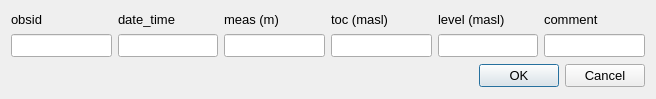
<?xml version="1.0" encoding="UTF-8"?>
<ui version="4.0">
 <class>TheDialog</class>
 <widget class="QDialog" name="the_dialog">
  <property name="windowModality">
   <enum>Qt::ApplicationModal</enum>
  </property>
  <property name="geometry">
   <rect>
    <x>0</x>
    <y>0</y>
    <width>656</width>
    <height>99</height>
   </rect>
  </property>
  <property name="sizePolicy">
   <sizepolicy hsizetype="Preferred" vsizetype="Preferred">
    <horstretch>0</horstretch>
    <verstretch>0</verstretch>
   </sizepolicy>
  </property>
  <property name="minimumSize">
   <size>
    <width>600</width>
    <height>0</height>
   </size>
  </property>
  <property name="maximumSize">
   <size>
    <width>16777215</width>
    <height>99</height>
   </size>
  </property>
  <property name="windowTitle">
   <string>Dialog</string>
  </property>
  <layout class="QGridLayout" name="grid_layout">
   <item row="0" column="0">
    <widget class="QLabel" name="label">
     <property name="sizePolicy">
      <sizepolicy hsizetype="Preferred" vsizetype="Fixed">
       <horstretch>0</horstretch>
       <verstretch>0</verstretch>
      </sizepolicy>
     </property>
     <property name="minimumSize">
      <size>
       <width>0</width>
       <height>0</height>
      </size>
     </property>
     <property name="maximumSize">
      <size>
       <width>16777215</width>
       <height>16777215</height>
      </size>
     </property>
     <property name="font">
      <font>
       <family>Arial</family>
       <pointsize>10</pointsize>
      </font>
     </property>
     <property name="text">
      <string>obsid</string>
     </property>
     <property name="alignment">
      <set>Qt::AlignBottom|Qt::AlignLeading|Qt::AlignLeft</set>
     </property>
    </widget>
   </item>
   <item row="0" column="1">
    <widget class="QLabel" name="label_2">
     <property name="sizePolicy">
      <sizepolicy hsizetype="Preferred" vsizetype="Fixed">
       <horstretch>0</horstretch>
       <verstretch>0</verstretch>
      </sizepolicy>
     </property>
     <property name="minimumSize">
      <size>
       <width>0</width>
       <height>0</height>
      </size>
     </property>
     <property name="maximumSize">
      <size>
       <width>16777215</width>
       <height>16777215</height>
      </size>
     </property>
     <property name="font">
      <font>
       <family>Arial</family>
       <pointsize>10</pointsize>
      </font>
     </property>
     <property name="text">
      <string>date_time</string>
     </property>
     <property name="alignment">
      <set>Qt::AlignBottom|Qt::AlignLeading|Qt::AlignLeft</set>
     </property>
    </widget>
   </item>
   <item row="0" column="2">
    <widget class="QLabel" name="label_5">
     <property name="sizePolicy">
      <sizepolicy hsizetype="Preferred" vsizetype="Fixed">
       <horstretch>0</horstretch>
       <verstretch>0</verstretch>
      </sizepolicy>
     </property>
     <property name="minimumSize">
      <size>
       <width>0</width>
       <height>0</height>
      </size>
     </property>
     <property name="maximumSize">
      <size>
       <width>16777215</width>
       <height>16777215</height>
      </size>
     </property>
     <property name="font">
      <font>
       <family>Arial</family>
       <pointsize>10</pointsize>
      </font>
     </property>
     <property name="text">
      <string>meas (m)</string>
     </property>
     <property name="alignment">
      <set>Qt::AlignBottom|Qt::AlignLeading|Qt::AlignLeft</set>
     </property>
    </widget>
   </item>
   <item row="0" column="3">
    <widget class="QLabel" name="label_7">
     <property name="sizePolicy">
      <sizepolicy hsizetype="Preferred" vsizetype="Fixed">
       <horstretch>0</horstretch>
       <verstretch>0</verstretch>
      </sizepolicy>
     </property>
     <property name="minimumSize">
      <size>
       <width>0</width>
       <height>0</height>
      </size>
     </property>
     <property name="maximumSize">
      <size>
       <width>16777215</width>
       <height>16777215</height>
      </size>
     </property>
     <property name="font">
      <font>
       <family>Arial</family>
       <pointsize>10</pointsize>
      </font>
     </property>
     <property name="text">
      <string>toc (masl)</string>
     </property>
     <property name="alignment">
      <set>Qt::AlignBottom|Qt::AlignLeading|Qt::AlignLeft</set>
     </property>
    </widget>
   </item>
   <item row="0" column="4">
    <widget class="QLabel" name="label_9">
     <property name="sizePolicy">
      <sizepolicy hsizetype="Preferred" vsizetype="Fixed">
       <horstretch>0</horstretch>
       <verstretch>0</verstretch>
      </sizepolicy>
     </property>
     <property name="minimumSize">
      <size>
       <width>0</width>
       <height>0</height>
      </size>
     </property>
     <property name="maximumSize">
      <size>
       <width>16777215</width>
       <height>16777215</height>
      </size>
     </property>
     <property name="font">
      <font>
       <family>Arial</family>
       <pointsize>10</pointsize>
      </font>
     </property>
     <property name="text">
      <string>level (masl)</string>
     </property>
     <property name="alignment">
      <set>Qt::AlignBottom|Qt::AlignLeading|Qt::AlignLeft</set>
     </property>
    </widget>
   </item>
   <item row="0" column="5">
    <widget class="QLabel" name="label_11">
     <property name="sizePolicy">
      <sizepolicy hsizetype="Preferred" vsizetype="Fixed">
       <horstretch>0</horstretch>
       <verstretch>0</verstretch>
      </sizepolicy>
     </property>
     <property name="minimumSize">
      <size>
       <width>0</width>
       <height>0</height>
      </size>
     </property>
     <property name="maximumSize">
      <size>
       <width>16777215</width>
       <height>16777215</height>
      </size>
     </property>
     <property name="font">
      <font>
       <family>Arial</family>
       <pointsize>10</pointsize>
      </font>
     </property>
     <property name="text">
      <string>comment</string>
     </property>
     <property name="alignment">
      <set>Qt::AlignBottom|Qt::AlignLeading|Qt::AlignLeft</set>
     </property>
    </widget>
   </item>
   <item row="1" column="0">
    <widget class="QLineEdit" name="obsid">
     <property name="sizePolicy">
      <sizepolicy hsizetype="Preferred" vsizetype="Fixed">
       <horstretch>0</horstretch>
       <verstretch>0</verstretch>
      </sizepolicy>
     </property>
     <property name="minimumSize">
      <size>
       <width>0</width>
       <height>0</height>
      </size>
     </property>
     <property name="maximumSize">
      <size>
       <width>16777215</width>
       <height>16777215</height>
      </size>
     </property>
     <property name="font">
      <font>
       <family>Arial</family>
       <pointsize>10</pointsize>
      </font>
     </property>
     <property name="toolTip">
      <string>&lt;!DOCTYPE HTML PUBLIC &quot;-//W3C//DTD HTML 4.0//EN&quot; &quot;http://www.w3.org/TR/REC-html40/strict.dtd&quot;&gt;
&lt;html&gt;&lt;head&gt;&lt;meta name=&quot;qrichtext&quot; content=&quot;1&quot; /&gt;&lt;style type=&quot;text/css&quot;&gt;
p, li { white-space: pre-wrap; }
&lt;/style&gt;&lt;/head&gt;&lt;body style=&quot; font-family:'Ubuntu'; font-size:11pt; font-weight:400; font-style:normal;&quot;&gt;
&lt;p style=&quot; margin-top:0px; margin-bottom:0px; margin-left:0px; margin-right:0px; -qt-block-indent:0; text-indent:0px;&quot;&gt;&lt;span style=&quot; font-family:'MS Shell Dlg 2'; font-size:8pt;&quot;&gt;must exist in obs_points.obsid&lt;/span&gt;&lt;/p&gt;&lt;/body&gt;&lt;/html&gt;</string>
     </property>
    </widget>
   </item>
   <item row="1" column="1">
    <widget class="QLineEdit" name="date_time">
     <property name="sizePolicy">
      <sizepolicy hsizetype="Expanding" vsizetype="Fixed">
       <horstretch>0</horstretch>
       <verstretch>0</verstretch>
      </sizepolicy>
     </property>
     <property name="minimumSize">
      <size>
       <width>0</width>
       <height>0</height>
      </size>
     </property>
     <property name="maximumSize">
      <size>
       <width>16777215</width>
       <height>16777215</height>
      </size>
     </property>
     <property name="font">
      <font>
       <family>Arial</family>
       <pointsize>10</pointsize>
      </font>
     </property>
     <property name="toolTip">
      <string>&lt;!DOCTYPE HTML PUBLIC &quot;-//W3C//DTD HTML 4.0//EN&quot; &quot;http://www.w3.org/TR/REC-html40/strict.dtd&quot;&gt;
&lt;html&gt;&lt;head&gt;&lt;meta name=&quot;qrichtext&quot; content=&quot;1&quot; /&gt;&lt;style type=&quot;text/css&quot;&gt;
p, li { white-space: pre-wrap; }
&lt;/style&gt;&lt;/head&gt;&lt;body style=&quot; font-family:'MS Shell Dlg 2'; font-size:8.25pt; font-weight:400; font-style:normal;&quot;&gt;
&lt;p style=&quot; margin-top:0px; margin-bottom:0px; margin-left:0px; margin-right:0px; -qt-block-indent:0; text-indent:0px;&quot;&gt;&lt;span style=&quot; font-size:8pt;&quot;&gt;yyyy-mm-dd hh:mm(:ss) &lt;/span&gt;&lt;/p&gt;
&lt;p style=&quot; margin-top:0px; margin-bottom:0px; margin-left:0px; margin-right:0px; -qt-block-indent:0; text-indent:0px;&quot;&gt;&lt;span style=&quot; font-size:8pt;&quot;&gt;(not empty or null)&lt;/span&gt;&lt;/p&gt;&lt;/body&gt;&lt;/html&gt;</string>
     </property>
    </widget>
   </item>
   <item row="1" column="2">
    <widget class="QLineEdit" name="meas">
     <property name="sizePolicy">
      <sizepolicy hsizetype="Preferred" vsizetype="Fixed">
       <horstretch>0</horstretch>
       <verstretch>0</verstretch>
      </sizepolicy>
     </property>
     <property name="minimumSize">
      <size>
       <width>0</width>
       <height>0</height>
      </size>
     </property>
     <property name="maximumSize">
      <size>
       <width>16777215</width>
       <height>16777215</height>
      </size>
     </property>
     <property name="font">
      <font>
       <family>Arial</family>
       <pointsize>10</pointsize>
      </font>
     </property>
     <property name="toolTip">
      <string>&lt;!DOCTYPE HTML PUBLIC &quot;-//W3C//DTD HTML 4.0//EN&quot; &quot;http://www.w3.org/TR/REC-html40/strict.dtd&quot;&gt;
&lt;html&gt;&lt;head&gt;&lt;meta name=&quot;qrichtext&quot; content=&quot;1&quot; /&gt;&lt;style type=&quot;text/css&quot;&gt;
p, li { white-space: pre-wrap; }
&lt;/style&gt;&lt;/head&gt;&lt;body style=&quot; font-family:'Ubuntu'; font-size:11pt; font-weight:400; font-style:normal;&quot;&gt;
&lt;p style=&quot; margin-top:0px; margin-bottom:0px; margin-left:0px; margin-right:0px; -qt-block-indent:0; text-indent:0px;&quot;&gt;&lt;span style=&quot; font-family:'MS Shell Dlg 2'; font-size:8pt;&quot;&gt;Distance from measuring point &lt;br /&gt;(normally top of casing, toc) to &lt;br /&gt;water level (m)&lt;/span&gt;&lt;/p&gt;&lt;/body&gt;&lt;/html&gt;</string>
     </property>
    </widget>
   </item>
   <item row="1" column="3">
    <widget class="QLineEdit" name="h_toc">
     <property name="sizePolicy">
      <sizepolicy hsizetype="Preferred" vsizetype="Fixed">
       <horstretch>0</horstretch>
       <verstretch>0</verstretch>
      </sizepolicy>
     </property>
     <property name="minimumSize">
      <size>
       <width>0</width>
       <height>0</height>
      </size>
     </property>
     <property name="maximumSize">
      <size>
       <width>16777215</width>
       <height>16777215</height>
      </size>
     </property>
     <property name="font">
      <font>
       <family>Arial</family>
       <pointsize>10</pointsize>
      </font>
     </property>
     <property name="toolTip">
      <string>&lt;!DOCTYPE HTML PUBLIC &quot;-//W3C//DTD HTML 4.0//EN&quot; &quot;http://www.w3.org/TR/REC-html40/strict.dtd&quot;&gt;
&lt;html&gt;&lt;head&gt;&lt;meta name=&quot;qrichtext&quot; content=&quot;1&quot; /&gt;&lt;style type=&quot;text/css&quot;&gt;
p, li { white-space: pre-wrap; }
&lt;/style&gt;&lt;/head&gt;&lt;body style=&quot; font-family:'MS Shell Dlg 2'; font-size:8.25pt; font-weight:400; font-style:normal;&quot;&gt;
&lt;p style=&quot; margin-top:0px; margin-bottom:0px; margin-left:0px; margin-right:0px; -qt-block-indent:0; text-indent:0px;&quot;&gt;&lt;span style=&quot; font-size:8pt;&quot;&gt;Measuring point level (normally obs_points.h_toc)&lt;/span&gt;&lt;/p&gt;
&lt;p style=&quot; margin-top:0px; margin-bottom:0px; margin-left:0px; margin-right:0px; -qt-block-indent:0; text-indent:0px;&quot;&gt;&lt;span style=&quot; font-size:8pt;&quot;&gt;at the time for the measurement &lt;/span&gt;&lt;/p&gt;
&lt;p style=&quot; margin-top:0px; margin-bottom:0px; margin-left:0px; margin-right:0px; -qt-block-indent:0; text-indent:0px;&quot;&gt;&lt;span style=&quot; font-size:8pt;&quot;&gt;(obs_points.h_toc may vary by time)&lt;/span&gt;&lt;/p&gt;
&lt;p style=&quot; margin-top:0px; margin-bottom:0px; margin-left:0px; margin-right:0px; -qt-block-indent:0; text-indent:0px;&quot;&gt;&lt;span style=&quot; font-size:8pt;&quot;&gt;elevation system given by obs_points.h_syst&lt;/span&gt;&lt;/p&gt;
&lt;p style=&quot;-qt-paragraph-type:empty; margin-top:0px; margin-bottom:0px; margin-left:0px; margin-right:0px; -qt-block-indent:0; text-indent:0px; font-size:8pt;&quot;&gt;&lt;/p&gt;
&lt;p style=&quot; margin-top:0px; margin-bottom:0px; margin-left:0px; margin-right:0px; -qt-block-indent:0; text-indent:0px;&quot;&gt;&lt;span style=&quot; font-size:8pt; font-weight:600;&quot;&gt;Note!&lt;/span&gt;&lt;span style=&quot; font-size:8pt;&quot;&gt; &lt;/span&gt;&lt;/p&gt;
&lt;p style=&quot; margin-top:0px; margin-bottom:0px; margin-left:0px; margin-right:0px; -qt-block-indent:0; text-indent:0px;&quot;&gt;&lt;span style=&quot; font-size:8pt;&quot;&gt;This value can be copied from obs_points &lt;/span&gt;&lt;/p&gt;
&lt;p style=&quot; margin-top:0px; margin-bottom:0px; margin-left:0px; margin-right:0px; -qt-block-indent:0; text-indent:0px;&quot;&gt;&lt;span style=&quot; font-size:8pt;&quot;&gt;table by selecting &lt;/span&gt;&lt;/p&gt;
&lt;p style=&quot; margin-top:0px; margin-bottom:0px; margin-left:0px; margin-right:0px; -qt-block-indent:0; text-indent:0px;&quot;&gt;&lt;span style=&quot; font-size:8pt; font-style:italic;&quot;&gt;Midvatten - Edit Data - calculate w level...&lt;/span&gt;&lt;/p&gt;&lt;/body&gt;&lt;/html&gt;</string>
     </property>
    </widget>
   </item>
   <item row="1" column="4">
    <widget class="QLineEdit" name="level_masl">
     <property name="sizePolicy">
      <sizepolicy hsizetype="Preferred" vsizetype="Fixed">
       <horstretch>0</horstretch>
       <verstretch>0</verstretch>
      </sizepolicy>
     </property>
     <property name="minimumSize">
      <size>
       <width>0</width>
       <height>0</height>
      </size>
     </property>
     <property name="maximumSize">
      <size>
       <width>16777215</width>
       <height>16777215</height>
      </size>
     </property>
     <property name="font">
      <font>
       <family>Arial</family>
       <pointsize>10</pointsize>
      </font>
     </property>
     <property name="toolTip">
      <string>&lt;!DOCTYPE HTML PUBLIC &quot;-//W3C//DTD HTML 4.0//EN&quot; &quot;http://www.w3.org/TR/REC-html40/strict.dtd&quot;&gt;
&lt;html&gt;&lt;head&gt;&lt;meta name=&quot;qrichtext&quot; content=&quot;1&quot; /&gt;&lt;style type=&quot;text/css&quot;&gt;
p, li { white-space: pre-wrap; }
&lt;/style&gt;&lt;/head&gt;&lt;body style=&quot; font-family:'MS Shell Dlg 2'; font-size:8.25pt; font-weight:400; font-style:normal;&quot;&gt;
&lt;p style=&quot; margin-top:0px; margin-bottom:0px; margin-left:0px; margin-right:0px; -qt-block-indent:0; text-indent:0px;&quot;&gt;&lt;span style=&quot; font-size:8pt;&quot;&gt;water level elevation (masl) in system obs_points.h_syst&lt;/span&gt;&lt;/p&gt;
&lt;p style=&quot;-qt-paragraph-type:empty; margin-top:0px; margin-bottom:0px; margin-left:0px; margin-right:0px; -qt-block-indent:0; text-indent:0px; font-size:8pt;&quot;&gt;&lt;/p&gt;
&lt;p style=&quot; margin-top:0px; margin-bottom:0px; margin-left:0px; margin-right:0px; -qt-block-indent:0; text-indent:0px;&quot;&gt;&lt;span style=&quot; font-size:8pt; font-weight:600;&quot;&gt;Note!&lt;/span&gt;&lt;span style=&quot; font-size:8pt;&quot;&gt; &lt;/span&gt;&lt;/p&gt;
&lt;p style=&quot; margin-top:0px; margin-bottom:0px; margin-left:0px; margin-right:0px; -qt-block-indent:0; text-indent:0px;&quot;&gt;&lt;span style=&quot; font-size:8pt;&quot;&gt;This value can be calculated by selecting &lt;/span&gt;&lt;/p&gt;
&lt;p style=&quot; margin-top:0px; margin-bottom:0px; margin-left:0px; margin-right:0px; -qt-block-indent:0; text-indent:0px;&quot;&gt;&lt;span style=&quot; font-size:8pt; font-style:italic;&quot;&gt;Midvatten - Edit Data - calculate w level...&lt;/span&gt;&lt;/p&gt;&lt;/body&gt;&lt;/html&gt;</string>
     </property>
    </widget>
   </item>
   <item row="1" column="5">
    <widget class="QLineEdit" name="comment">
     <property name="sizePolicy">
      <sizepolicy hsizetype="Expanding" vsizetype="Fixed">
       <horstretch>0</horstretch>
       <verstretch>0</verstretch>
      </sizepolicy>
     </property>
     <property name="minimumSize">
      <size>
       <width>0</width>
       <height>0</height>
      </size>
     </property>
     <property name="maximumSize">
      <size>
       <width>16777215</width>
       <height>16777215</height>
      </size>
     </property>
     <property name="font">
      <font>
       <family>Arial</family>
       <pointsize>10</pointsize>
      </font>
     </property>
    </widget>
   </item>
   <item row="2" column="4" colspan="2">
    <widget class="QDialogButtonBox" name="button_box">
     <property name="font">
      <font>
       <family>Arial</family>
       <pointsize>10</pointsize>
      </font>
     </property>
     <property name="orientation">
      <enum>Qt::Horizontal</enum>
     </property>
     <property name="standardButtons">
      <set>QDialogButtonBox::Cancel|QDialogButtonBox::Ok</set>
     </property>
    </widget>
   </item>
  </layout>
 </widget>
 <tabstops>
  <tabstop>obsid</tabstop>
  <tabstop>date_time</tabstop>
  <tabstop>meas</tabstop>
  <tabstop>h_toc</tabstop>
  <tabstop>level_masl</tabstop>
  <tabstop>comment</tabstop>
  <tabstop>buttonBox</tabstop>
 </tabstops>
 <resources/>
 <connections>
  <connection>
   <sender>button_box</sender>
   <signal>accepted()</signal>
   <receiver>the_dialog</receiver>
   <slot>accept()</slot>
   <hints>
    <hint type="sourcelabel">
     <x>248</x>
     <y>254</y>
    </hint>
    <hint type="destinationlabel">
     <x>157</x>
     <y>274</y>
    </hint>
   </hints>
  </connection>
  <connection>
   <sender>button_box</sender>
   <signal>rejected()</signal>
   <receiver>the_dialog</receiver>
   <slot>reject()</slot>
   <hints>
    <hint type="sourcelabel">
     <x>316</x>
     <y>260</y>
    </hint>
    <hint type="destinationlabel">
     <x>286</x>
     <y>274</y>
    </hint>
   </hints>
  </connection>
 </connections>
</ui>
